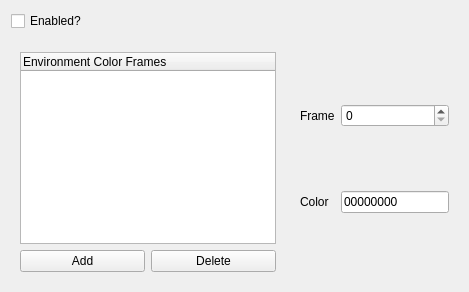
                 <widget class="QWidget" name="tab_43">
                  <attribute name="title">
                   <string>Environment Color Anim</string>
                  </attribute>
                  <layout class="QGridLayout" name="gridLayout_107">
                   <item row="2" column="2" rowspan="2">
                    <widget class="QWidget" name="baseEnvironmentColorRight" native="true">
                     <layout class="QGridLayout" name="gridLayout_106">
                      <item row="1" column="1">
                       <widget class="QLineEdit" name="baseEnvironmentColorColor">
                        <property name="inputMask">
                         <string>HHHHHHHH;0</string>
                        </property>
                        <property name="text">
                         <string/>
                        </property>
                        <property name="maxLength">
                         <number>8</number>
                        </property>
                        <property name="placeholderText">
                         <string/>
                        </property>
                       </widget>
                      </item>
                      <item row="1" column="0">
                       <widget class="QLabel" name="label_445">
                        <property name="text">
                         <string>Color</string>
                        </property>
                       </widget>
                      </item>
                      <item row="0" column="0">
                       <widget class="QLabel" name="label_446">
                        <property name="text">
                         <string>Frame</string>
                        </property>
                       </widget>
                      </item>
                      <item row="0" column="1">
                       <widget class="QSpinBox" name="baseEnvironmentColorFrame">
                        <property name="minimum">
                         <number>0</number>
                        </property>
                        <property name="maximum">
                         <number>65535</number>
                        </property>
                       </widget>
                      </item>
                     </layout>
                    </widget>
                   </item>
                   <item row="0" column="0">
                    <widget class="QCheckBox" name="baseEnvironmentColorAnimEnabled">
                     <property name="text">
                      <string>Enabled?</string>
                     </property>
                    </widget>
                   </item>
                   <item row="3" column="0">
                    <widget class="QWidget" name="baseEnvironmentColorLeft" native="true">
                     <layout class="QGridLayout" name="gridLayout_109">
                      <item row="1" column="0">
                       <widget class="QPushButton" name="baseEnvironmentColorAdd">
                        <property name="text">
                         <string>Add</string>
                        </property>
                       </widget>
                      </item>
                      <item row="1" column="1">
                       <widget class="QPushButton" name="baseEnvironmentColorDelete">
                        <property name="text">
                         <string>Delete</string>
                        </property>
                       </widget>
                      </item>
                      <item row="0" column="0" colspan="2">
                       <widget class="QTreeWidget" name="baseEnvironmentColorTree">
                        <column>
                         <property name="text">
                          <string notr="true">Environment Color Frames</string>
                         </property>
                        </column>
                       </widget>
                      </item>
                     </layout>
                    </widget>
                   </item>
                  </layout>
                 </widget>
